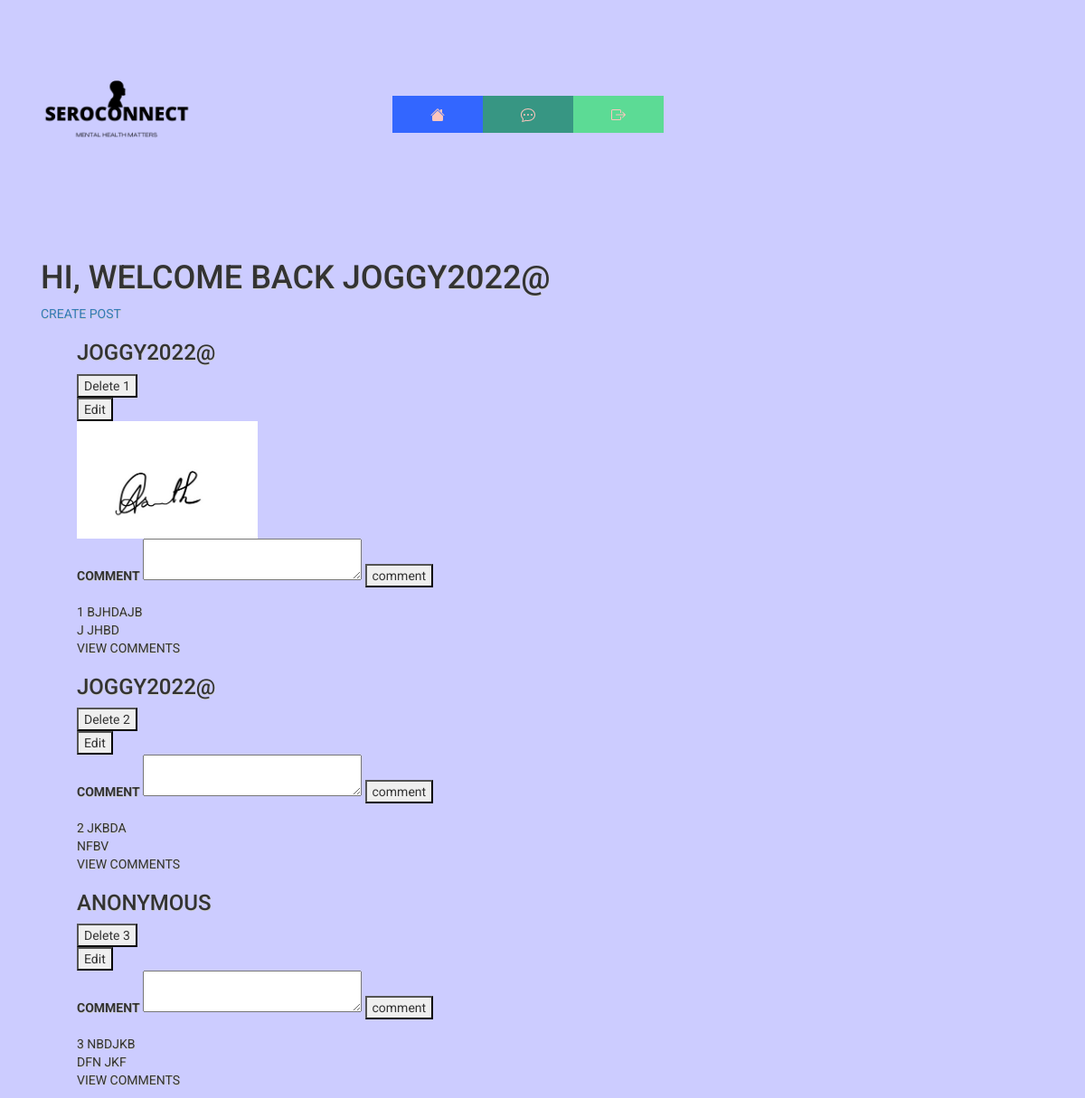
Page /forum (signed in) on the earlier database version.
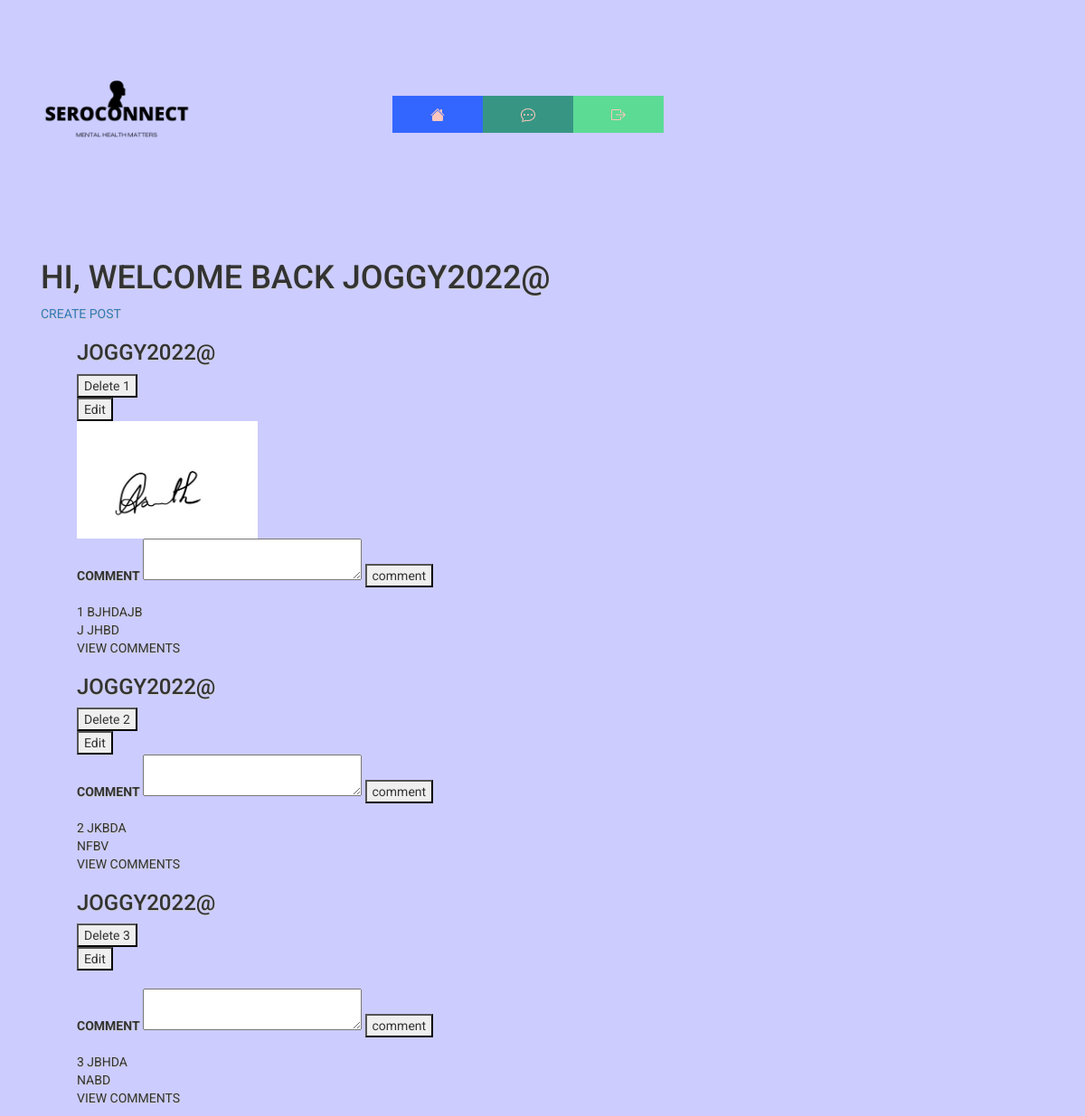
Same page on the later database version.
### website/database/models.py (models this page shows)
class User(db.Model, UserMixin):
    id=db.Column(db.Integer,primary_key=True)
    email=db.Column(db.String(150),unique=True)
    password=db.Column(db.String(150))
    username=db.Column(db.String(150))
    date=db.Column(db.DateTime(timezone=True), default=func.now())
    activation=db.Column(db.Boolean,nullable=False,default=False)
    Post = db.relationship("Post", back_populates="owner",cascade='delete')

class Post(db.Model):
    id=db.Column(db.Integer,primary_key=True)
    title = db.Column(db.String(100), nullable=False)
    content = db.Column(db.Text)
    user_id = db.Column(db.Integer, db.ForeignKey("user.id"))
    date=db.Column(db.DateTime(timezone=True), default=func.now())
    anonymous=db.Column(db.Boolean,nullable=False,default=False)
    owner=db.relationship('User',back_populates='Post')
    comments=db.relationship('Comment',back_populates='post',cascade='delete')
    image=db.relationship('Image',back_populates='post',cascade='delete')

class Image(db.Model):
    id=db.Column(db.Integer,primary_key=True)
    image=db.Column(db.String(150))
    post=db.relationship('Post', back_populates='image')
    post_id = db.Column(db.Integer, db.ForeignKey('post.id'))

### website/views.py (the view)
@views.route('/forum',methods=['GET', 'POST'])
@login_required
@check_confirmed
def forum():
    post=Post.query.all()
    return render_template("forum/forum.html",user=current_user,postuser=User,posts=post,postcomment=Comment,postimage=Image)

### website/__init__.py (called while the page is built)
@login_manager.user_loader
def load_user(id):
    return User.query.get(int(id))

### website/templates/forum/forum.html (shortened to what this page needs)
{% extends "base.html" %} {% block title %}SeroConnect{% endblock %}{% block content%}
<h1>Hi, Welcome back {{user.username}}</h1>
<a href="{{url_for('post.createpost')}}">Create post</a>
<ul>
    {%for post in posts%}
    <li>
      {% if post.anonymous==False %}
        <h3>{{postuser.query.filter_by(id=post.user_id).first().username }}</h3>
      {%else%}
        <h3>Anonymous</h3>
      {%endif%}
      {% if post.user_id==user.id%}
        <form action="{{ url_for('post.deletepost',postid=post.id) }}" class='deleteform' method="POST">
          <button class='deletebtn' action="submit">Delete {{post.id}}</button>
        </form>
        <form action="{{ url_for('post.editpost',postid=post.id) }}" method="GET">
          <button  id='editbtn' action="submit">Edit</button>
        </form>
    <div class="images">
      {% set images=postimage.query.filter(postimage.post_id==post.id).all()%}
      {%if images%}
      {%for image in images %}
        <div class="image-display">
          <img src="{{url_for('static',filename='images/'+image.image)}}" width="200" alt="">
        </div>
      {%endfor%}
      {%endif%}
    </div>
        <form action="{{url_for('comments.createcomment',postid=post.id,userid=current_user.id)}}" method="POST">
          <div class="form-group">
            <label for="comment">comment</label>
            <textarea id="comment" name="comment" rows="2" cols="30"></textarea>
            <button action="submit">comment</button>
          </div>
        </form>
      {% endif %}
        {{post.id}}
        {{post.title}}
        <br>
        {{post.content}}
        <br>
        <div class="cmt" id="{{post.id}}">View comments
            {% set comments=postcomment.query.filter(postcomment.post_id==post.id).all()%}
        </div>
      </li>
    {%endfor%}
</ul>
{% endblock %}

### website/templates/base.html (shortened to what this page needs)
<!DOCTYPE html>
<html lang="en">
  <head>
    <link rel="stylesheet" href="https://stackpath.bootstrapcdn.com/bootstrap/4.4.1/css/bootstrap.min.css"
/>
    <link rel="stylesheet" href="path/to/font-awesome/css/font-awesome.min.css">
    <link rel="stylesheet" href="https://cdn.jsdelivr.net/npm/bootstrap@3.3.7/dist/css/bootstrap.min.css">
    <link rel="stylesheet" href="https://cdn.jsdelivr.net/npm/bootstrap@3.3.7/dist/css/bootstrap-theme.min.css">
    <link rel="stylesheet" href="https://stackpath.bootstrapcdn.com/font-awesome/4.7.0/css/font-awesome.min.css"/>
    <link rel= "stylesheet" type= "text/css" href= "{{ url_for('static',filename='styles.css') }}">
  </head>
  <body>
   <nav class="navbar">
      <img src="static/images/seroconnect.png" alt="logo" class="logo">
      <button class="navbar-toggler"  type="button"
        data-toggle="collapse"
        data-target="#navbar"
       >
       <span class="navbar-toggler-icon"></span>
      <button class="navbar-toggler" type="button" data-toggle="collapse" data-target="#navbar">
        <span class="navbar-toggler-icon"></span>
      </button>
        <ul class="nav">
          <li>
            <a href="/" >
            </a>
          </li>
          {% if user.is_authenticated%}
          <li>
            <a href="/forum" target = "_blank">
            </a>
          </li>
          <li>
            <a href="/logout" target = "_blank">
            </a>
          </li>
         {% endif %}
         <div class="background"></div>
        </ul>
    </nav>
      <div class="container">{% block content %}{% endblock %}</div>
  </body>
</html>

### website/static/styles.css (style rules this page uses)
body { background: #ccccff; font-family: 'Roboto', sans-serif; text-transform:uppercase; text-shadow: .5px .5px 0#CCCCCC; }
.background { position: fixed; z-index: -1; top: 0; right: 0; bottom: 0; left: 0; transition: .75s; }
nav img { width: 20%; }
.nav { padding: 0px; width: 640px; margin: 100px auto auto auto; }
ul { list-style-type: none; }
li a { padding: 30px; float:left; width: 100px; text-align:center; font-size:15px; color:#fdc6be; text-decoration:none; }
.nav li:first-child a { background:#3366ff !important; }
.nav li:nth-child(2) a { background:#379683 !important; }
.nav li:nth-child(3) a { background:#5cdb95 !important; }

Differences in the rows shown:
shown differently, row unchanged: User "JOGGY2022@": query.filter_by (not shown) → "JOGGY2022@"
changed Post id 3: title "NBDJKB" → "JBHDA"; content "DFN JKF" → "NABD"; no longer shows "ANONYMOUS"
